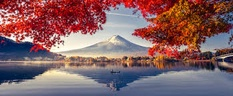
#> input picture Computer_Vision/images.jpeg, 233 x 96 px, shrunk from 349 x 144 before the run
$ jupyter execute --allow-errors Reading_images.ipynb
#> lines starting #> are read from the running program, lines starting #| are printed output that depends on the picture
[cell 1]
# pillow: Image manipulation and process image like doing cropping images,filtering etc

[cell 2]
from PIL import Image
import numpy as np
import matplotlib.image as mpimg
import matplotlib.pyplot as plt
from skimage import io,img_as_float,img_as_ubyte
import cv2 # used for image processing,computer vision etc.
import czifile
from apeer_ometiff_library import io
import glob

[cell 3]
img = Image.open("images.jpeg")
#> img is the input picture: PIL image 233x96 RGB; mean R, G, B 132.7, 97.1, 100.5

[cell 4]
print(type(img))  ## It is not numpy array
#| <class 'PIL.JpegImagePlugin.JpegImageFile'>

[cell 5]
img.show() # To show image

[cell 6]
img.format # To see the format of image
#> Out = 'JPEG'

[cell 7]
img_np = np.asarray(img) # Converting pillow image to numpy array

[cell 8]
type((img_np))

[cell 9]
img_py = mpimg.imread("images.jpeg") # Reading through matpoltlib.image

[cell 10]
type(img_py) # matpoltlib.image returns numpy array

[cell 11]
img_py.shape
#> Out = (96, 233, 3)

[cell 12]
plt.imshow(img_py)
plt.colorbar()  # To show colorbar
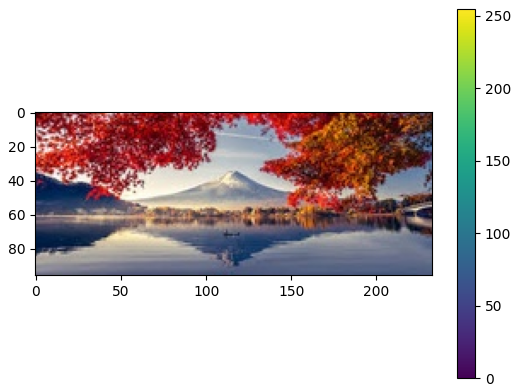
#> figure drawn by matplotlib, 2 panels

#> (a cell that did not finish here is left out)

#> (a cell that did not finish here is left out)

#> (a cell that did not finish here is left out)

#> (a cell that did not finish here is left out)

#> (a cell that did not finish here is left out)

#> (a cell that did not finish here is left out)

[cell 19]
img_cv = cv2.imread("images.jpeg")

[cell 20]
plt.imshow(img_cv)

[cell 21]
img_cv_2 = cv2.imread("images.jpeg",1) # By default cv2 handle image in BGR format

[cell 22]
plt.imshow(img_cv_2)

[cell 23]
img_cv_2 = cv2.imread("images.jpeg",1) # 1 for color and 0 for grey scale

[cell 24]
plt.imshow(img_cv_2)

[cell 25]
cv2.imshow("Grey Image",img_cv_2)
cv2.waitKey(0)
cv2.destroyAllWindows()

[cell 26]
plt.imshow(cv2.cvtColor(img_cv,cv2.COLOR_BGR2RGB)) ## Changing BGR format to RGB format

#> (a cell that did not finish here is left out)

#> (a cell that did not finish here is left out)

#> (a cell that did not finish here is left out)

#> (a cell that did not finish here is left out)

#> (a cell that did not finish here is left out)

#> (a cell that did not finish here is left out)

[cell 33]
path = "C:/Users/divya/Desktop/Machine_Learning_Sebestian/Potato_Classfication_CNN/test/*"

[cell 34]
for file in glob.glob(path): ## glob used to read image in folder
    print(file)
    a = cv2.imread(file)
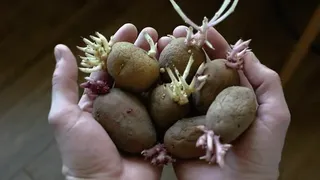
#> input picture Potato_Classfication_CNN/test/1.webp, 320 x 180 px, shrunk from 480 x 270 before the run
#> a is the input picture: shape (180, 320, 3); mean B, G, R 59.6, 69.4, 80.7
    if a is None:
        print(f"Error: Could not read {file}. Skipping...")
        continue
    # c = cv2.cvtColor(a,cv2.COLOR_BGR2RGB)
    cv2.imshow("Color images",a)
    cv2.waitKey(0)
    cv2.destroyAllWindows()
    #print(a)
